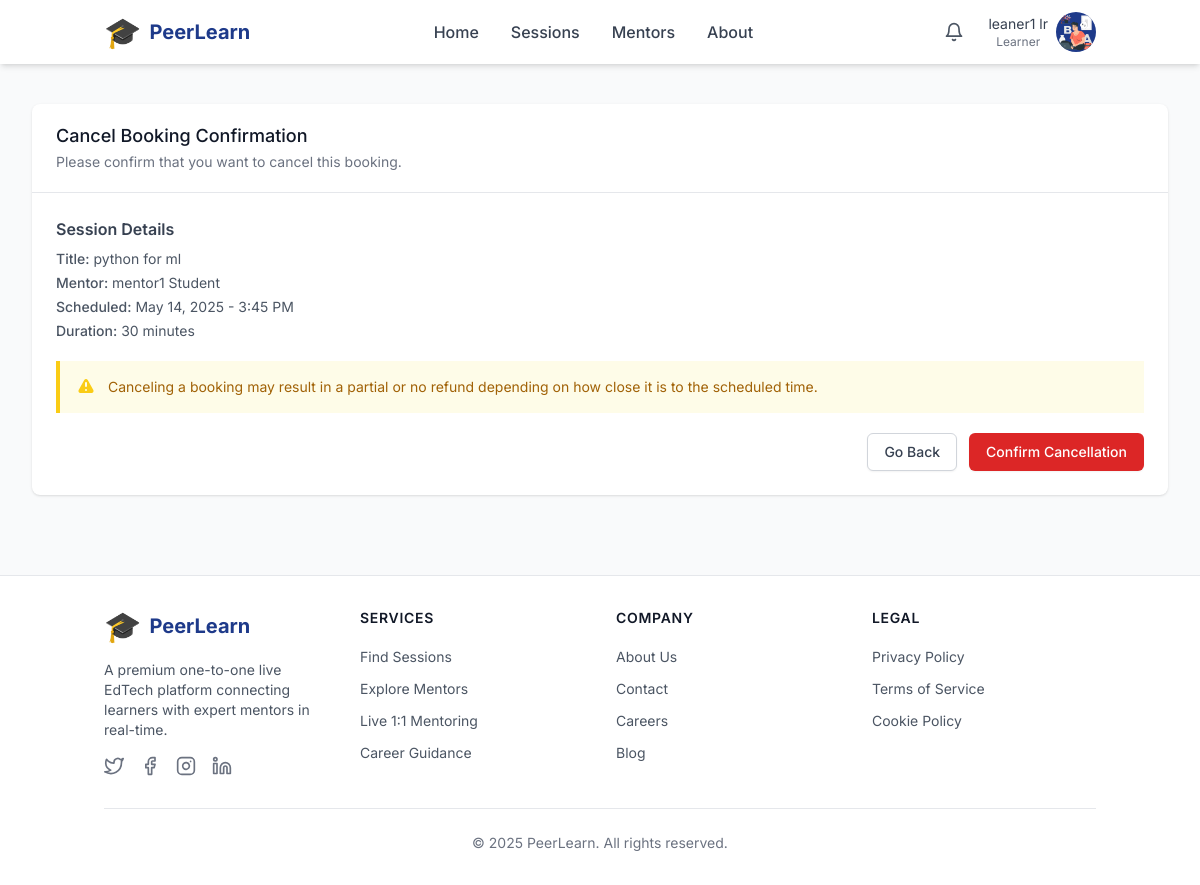
The page /sessions/booking/4/cancel/ (signed in) on the database its author committed.
### apps/users/models.py (models this page shows, shortened)
class CustomUser(AbstractUser):
    LEARNER = 'learner'
    MENTOR = 'mentor'
    ADMIN = 'admin'
    ROLE_CHOICES = [
        (LEARNER, _('Learner')),
        (MENTOR, _('Mentor')),
        (ADMIN, _('Admin')),
    ]
    role = models.CharField(
        max_length=10,
        choices=ROLE_CHOICES,
        default=LEARNER,
        help_text=_('Designates the role of this user in the platform.')
    )
    profile_picture = models.ImageField(
        upload_to='profile_pictures/',
        blank=True,
        null=True
    )
    bio = models.TextField(
        blank=True,
        null=True,
        help_text=_('A brief description about the user.')
    )
    interests = models.JSONField(
        blank=True,
        null=True,
        help_text=_('Topics that the learner is interested in.')
    )
    career_goal = models.CharField(
        max_length=255,
        blank=True,
        null=True,
        help_text=_('Career goal of the learner.')
    )
    expertise = models.JSONField(
        blank=True,
        null=True,
        help_text=_('Areas of expertise for the mentor.')
    )
    skills = models.JSONField(
        blank=True,
        null=True,
        help_text=_('Skills that the mentor possesses.')
    )
    intro_video = models.URLField(
        blank=True,
        null=True,
        help_text=_('URL to an introduction video for the mentor.')
    )
    phone_number = models.CharField(
        max_length=15,
        blank=True,
        null=True,
        help_text=_('Contact phone number.')
    )
    date_updated = models.DateTimeField(
        auto_now=True,
        help_text=_('Date and time when the user profile was last updated.')
    )
    class Meta:
        verbose_name = _('User')
        verbose_name_plural = _('Users')
    @property
    def is_learner(self):
        return self.role == self.LEARNER
    def get_dashboard_url(self):
        if self.is_learner:
            return '/users/dashboard/learner/'
        elif self.is_mentor:
            return '/users/dashboard/mentor/'
        elif self.is_admin_user:
            return '/admin/'
        return '/'

### apps/learning_sessions/models.py (models this page shows, shortened)
class Booking(models.Model):
    PENDING = 'pending'
    CONFIRMED = 'confirmed'
    CANCELLED = 'cancelled'
    COMPLETED = 'completed'
    STATUS_CHOICES = [
        (PENDING, _('Pending')),
        (CONFIRMED, _('Confirmed')),
        (CANCELLED, _('Cancelled')),
        (COMPLETED, _('Completed')),
    ]
    session = models.ForeignKey(
        Session,
        on_delete=models.CASCADE,
        related_name='bookings',
        help_text=_('The session that was booked.')
    )
    learner = models.ForeignKey(
        CustomUser,
        on_delete=models.CASCADE,
        related_name='bookings',
        limit_choices_to={'role': CustomUser.LEARNER},
        help_text=_('The learner who booked the session.')
    )
    status = models.CharField(
        max_length=10,
        choices=STATUS_CHOICES,
        default=PENDING,
        help_text=_('Current status of the booking.')
    )
    created_at = models.DateTimeField(
        auto_now_add=True,
        help_text=_('Date and time when the booking was created.')
    )
    updated_at = models.DateTimeField(
        auto_now=True,
        help_text=_('Date and time when the booking was last updated.')
    )
    cancellation_reason = models.TextField(
        blank=True,
        null=True,
        help_text=_('Reason for cancellation if the booking was cancelled.')
    )
    feedback_submitted = models.BooleanField(
        default=False,
        help_text=_('Whether the learner has submitted feedback for this booking.')
    )
    class Meta:
        verbose_name = _('Booking')
        verbose_name_plural = _('Bookings')
        ordering = ['-created_at']
        unique_together = ('session', 'learner')

class Session(models.Model):
    SCHEDULED = 'scheduled'
    LIVE = 'live'
    COMPLETED = 'completed'
    CANCELLED = 'cancelled'
    STATUS_CHOICES = [
        (SCHEDULED, _('Scheduled')),
        (LIVE, _('Live')),
        (COMPLETED, _('Completed')),
        (CANCELLED, _('Cancelled')),
    ]
    mentor = models.ForeignKey(
        CustomUser,
        on_delete=models.CASCADE,
        limit_choices_to={'role': CustomUser.MENTOR},
        help_text=_('The mentor hosting this session.')
    )
    title = models.CharField(
        max_length=255,
        help_text=_('Title of the session.')
    )
    description = models.TextField(
        help_text=_('Description of what will be covered in the session.')
    )
    topics = models.JSONField(
        default=list,
        help_text=_('List of topics that will be covered in this session.')
    )
    schedule = models.DateTimeField(
        help_text=_('Date and time when the session is scheduled.')
    )
    duration = models.PositiveIntegerField(
        default=60,
        help_text=_('Duration of the session in minutes.')
    )
    price = models.DecimalField(
        max_digits=10,
        decimal_places=2,
        default=0,
        help_text=_('Price of the session (0 for free sessions).')
    )
    room_code = models.UUIDField(
        default=uuid.uuid4,
        editable=False,
        unique=True,
        help_text=_('Unique code for the session room.')
    )
    status = models.CharField(
        max_length=10,
        choices=STATUS_CHOICES,
        default=SCHEDULED,
        help_text=_('Current status of the session.')
    )
    max_participants = models.PositiveIntegerField(
        default=1,
        help_text=_('Maximum number of participants allowed (1 for one-to-one).')
    )
    created_at = models.DateTimeField(
        auto_now_add=True,
        help_text=_('Date and time when the session was created.')
    )
    updated_at = models.DateTimeField(
        auto_now=True,
        help_text=_('Date and time when the session was last updated.')
    )
    class Meta:
        verbose_name = _('Session')
        verbose_name_plural = _('Sessions')
        ordering = ['-schedule']

### apps/learning_sessions/views.py (the view, shortened to what this page needs)
# urls.py: path('booking/<int:booking_id>/cancel/', views.cancel_booking, name='cancel_booking'),
@login_required
def cancel_booking(request, booking_id):
    booking = get_object_or_404(
        Booking,
        id=booking_id,
        learner=request.user
    )
    return render(request, 'sessions/cancel_booking.html', {
        'booking': booking
    })

### templates/sessions/cancel_booking.html (shortened to what this page needs)
{% extends 'base.html' %}
{% load static %}
{% block content %}
<div class="max-w-7xl mx-auto px-4 sm:px-6 lg:px-8 py-10">
    <div class="bg-white shadow overflow-hidden sm:rounded-lg">
        <div class="px-4 py-5 sm:px-6 border-b border-gray-200">
            <h3 class="text-lg leading-6 font-medium text-gray-900">
                Cancel Booking Confirmation
            </h3>
            <p class="mt-1 max-w-2xl text-sm text-gray-500">
                Please confirm that you want to cancel this booking.
            </p>
        </div>
        <div class="px-4 py-5 sm:p-6">
            <div class="mb-5">
                <h4 class="text-md font-semibold text-gray-700">Session Details</h4>
                <p class="mt-2 text-sm text-gray-600"><span class="font-medium">Title:</span> {{ booking.session.title }}</p>
                <p class="mt-1 text-sm text-gray-600"><span class="font-medium">Mentor:</span> {{ booking.session.mentor.get_full_name }}</p>
                <p class="mt-1 text-sm text-gray-600"><span class="font-medium">Scheduled:</span> {{ booking.session.schedule|date:"F d, Y - g:i A" }}</p>
                <p class="mt-1 text-sm text-gray-600"><span class="font-medium">Duration:</span> {{ booking.session.duration }} minutes</p>
            </div>
            <div class="bg-yellow-50 border-l-4 border-yellow-400 p-4 mb-5">
                <div class="flex">
                    <div class="flex-shrink-0">
                    </div>
                    <div class="ml-3">
                        <p class="text-sm text-yellow-700">
                            Canceling a booking may result in a partial or no refund depending on how close it is to the scheduled time.
                        </p>
                    </div>
                </div>
            </div>
            <form method="post">
                <div class="flex justify-end space-x-3">
                    <a href="{% url 'users:learner_dashboard' %}" class="py-2 px-4 border border-gray-300 rounded-md shadow-sm text-sm font-medium text-gray-700 bg-white hover:bg-gray-50 focus:outline-none focus:ring-2 focus:ring-offset-2 focus:ring-indigo-500">
                        Go Back
                    </a>
                    <button type="submit" class="inline-flex justify-center py-2 px-4 border border-transparent shadow-sm text-sm font-medium rounded-md text-white bg-red-600 hover:bg-red-700 focus:outline-none focus:ring-2 focus:ring-offset-2 focus:ring-red-500">
                        Confirm Cancellation
                    </button>
                </div>
            </form>
        </div>
    </div>
</div>
{% endblock %}

### templates/includes/header.html (shortened to what this page needs)
<header class="bg-white shadow-md sticky top-0 z-30" x-data="{ mobileMenuOpen: false, profileMenuOpen: false, notificationsOpen: false }">
    <div class="container mx-auto px-4 py-3">
        <div class="flex items-center justify-between">
            <div class="flex-shrink-0">
                <a href="{% url 'home' %}" class="flex items-center space-x-2">
                    <span class="text-3xl">🎓</span>
                    <span class="text-xl font-bold text-primary-600 hidden sm:inline-block">PeerLearn</span>
                </a>
            </div>
            <nav class="hidden md:flex items-center space-x-8">
                <a href="{% url 'home' %}" class="text-gray-700 hover:text-primary-600 font-medium transition-colors">Home</a>
                <a href="{% url 'sessions:list' %}" class="text-gray-700 hover:text-primary-600 font-medium transition-colors">Sessions</a>
                <a href="{% url 'users:mentor_list' %}" class="text-gray-700 hover:text-primary-600 font-medium transition-colors">Mentors</a>
                <a href="#" class="text-gray-700 hover:text-primary-600 font-medium transition-colors">About</a>
            </nav>
            <div class="flex items-center space-x-4">
                {% if user.is_authenticated %}
                    <div class="relative" x-data="{ notificationCount: 0 }" x-init="initNotifications()">
                        <button
                            @click="notificationsOpen = !notificationsOpen"
                            class="p-2 text-gray-600 hover:text-primary-600 hover:bg-gray-100 rounded-full relative focus:outline-none"
                            aria-label="View notifications"
                        >
                            <i data-feather="bell" class="w-5 h-5"></i>
                        </button>
                    </div>
                    <div class="relative">
                        <button
                            @click="profileMenuOpen = !profileMenuOpen"
                            class="flex items-center space-x-2 focus:outline-none"
                            aria-label="Open user menu"
                        >
                            <span class="hidden sm:block">
                                <div class="text-sm text-gray-700">{{ user.get_full_name|default:user.username }}</div>
                                <div class="text-xs text-gray-500">{{ user.get_role_display }}</div>
                            </span>
                            <div class="h-10 w-10 rounded-full bg-primary-600 text-white flex items-center justify-center overflow-hidden">
                                {% if user.profile_picture %}
                                    <img src="{{ user.profile_picture.url }}" alt="Profile" class="h-full w-full object-cover">
                                {% else %}
                                    {{ user.username|first|upper }}
                                {% endif %}
                            </div>
                        </button>
                    </div>
                {% else %}
                    <a href="{% url 'users:login' %}" class="text-primary-600 hover:text-primary-800 font-medium">Login</a>
                    <a href="{% url 'users:auth_selector' %}" class="bg-primary-600 text-white hover:bg-primary-700 px-4 py-2 rounded-lg font-medium transition-colors">
                        Sign Up
                    </a>
                {% endif %}
            </div>
        </div>
    </div>
</header>

### templates/base.html (style rules this page uses)
html { scroll-behavior: smooth; }
body { font-family: 'Inter', sans-serif; }

### rows shown on the page
CustomUser: get_full_name "leaner1 lr", role "Learner", profile_picture (picture)
Booking: session "python for ml", session.mentor.get_full_name "mentor1 Student", session.schedule "May 14, 2025 - 3:45 PM", session.duration "30"
